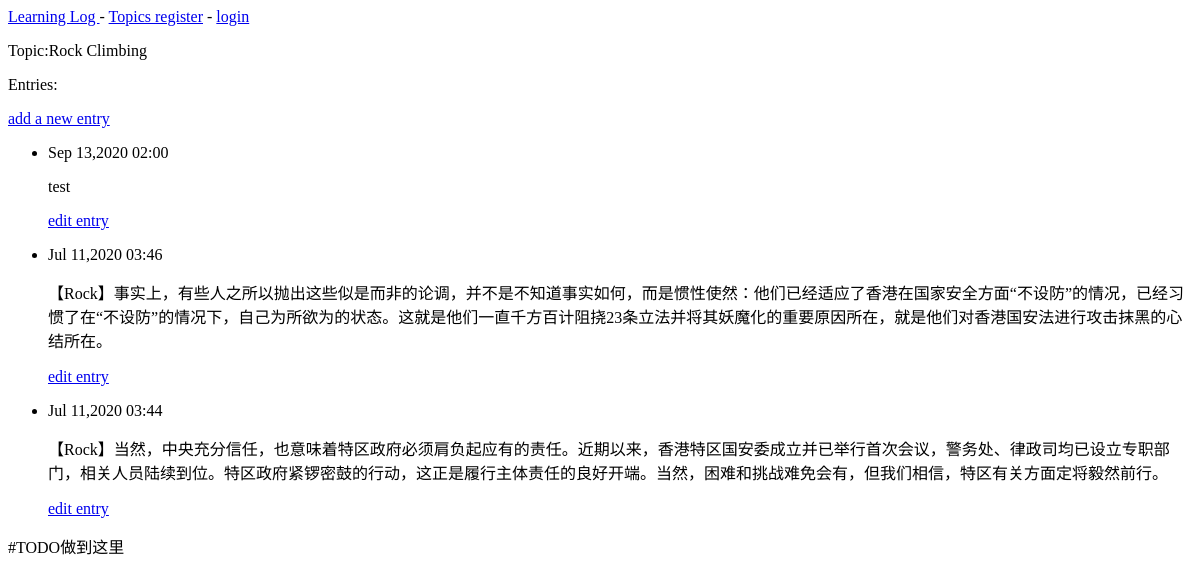
Before: /topics/2/ with the older database file.
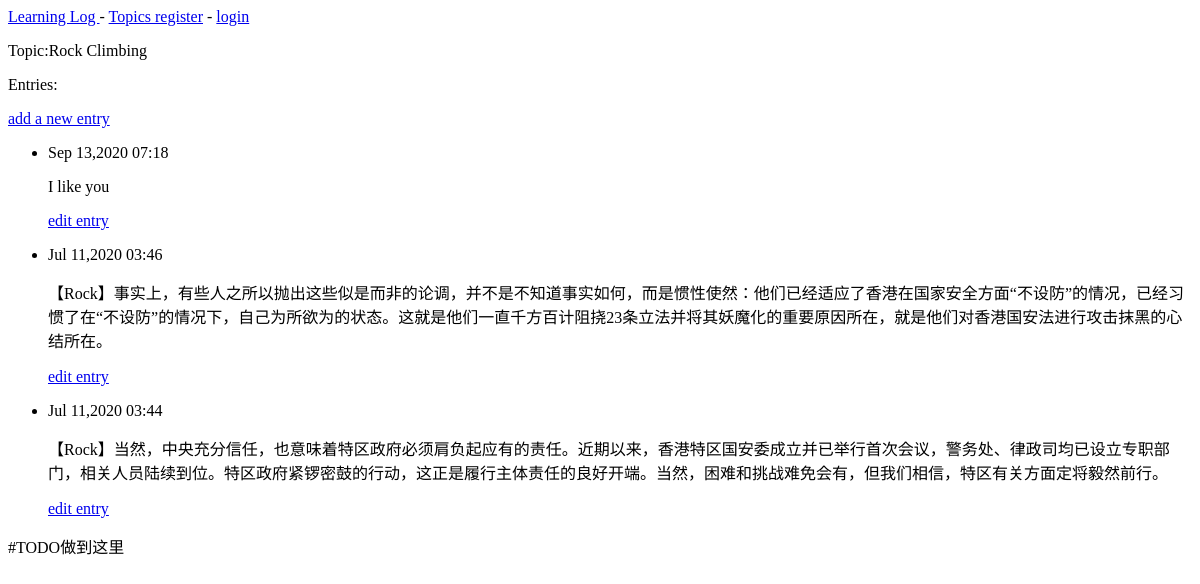
After: the same page with the newer database file.
### learning_logs/models.py (models this page shows, shortened)
class Topic(models.Model):
    text = models.CharField(max_length=200)
    date_add = models.DateTimeField(auto_now_add=True)
    def __str__(self):
        return self.text

class Entry(models.Model):
    topic = models.ForeignKey(Topic,on_delete=models.CASCADE)
    text = models.TextField()
    date_added = models.DateTimeField(auto_now=True)
    class Meta:
        verbose_name_plural = 'entries'
    """显示前 50 条"""

### learning_logs/views.py (the view)
# urls.py: path('topics/<int:topic_id>/',views.topic,name="topic"),
def topic(request,topic_id):
    topic = Topic.objects.get(id=topic_id)
    entries = topic.entry_set.order_by('-date_added')
    context = {'topic':topic,'entries':entries}
    return render(request,'learning_logs/topic.html',context)

### learning_logs/templates/learning_logs/topic.html
{% extends 'learning_logs/base.html' %}
{% block content %}
    <p>Topic:{{ topic }}</p>
    <p>Entries:</p>
    <p>
        <a href="{% url 'learning_logs:new_entry' topic.id %}">add a new entry</a>
    </p>
    <ul>
    {% for entry in entries %}
        <li>
            <p> {{entry.date_added|date:'M d,Y H:i'}} </p>
            <p> {{entry.text|linebreaks }} </p>
            <p>
                <a href="{% url 'learning_logs:edit_entry' entry.id%}">edit entry</a>
            </p>
        </li>
    {% empty %}
        <li>
            there are no entries for this topic yet.
        </li>
    {% endfor %}
    </ul>
{% endblock content %}

### learning_logs/templates/learning_logs/base.html
<p>
    <a href="{% url 'learning_logs:index' %}">Learning Log </a> -
    <a href="{% url 'learning_logs:topics' %}">Topics </a>
    {% if user.is_authenticated %}
        Hello, {{ user.username }}.
        <a href="{% url 'users:logout' %}">logout</a>
    {% else %}
        <a href="{% url 'users:register' %}">register</a> -
        <a href="{% url 'users:login' %}">login</a>
    {% endif %}
</p>
{% block content %}{% endblock content %}
#TODO做到这里

Changed rows visible on the page:
removed Entry: date_added "Sep 13,2020 02:00", text "test"
added Entry: date_added "Sep 13,2020 07:18", text "I like you"
